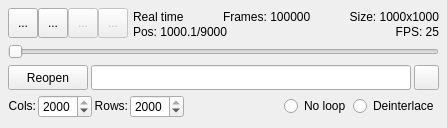
<?xml version="1.0" encoding="UTF-8"?>
<ui version="4.0">
 <author>Copyright (C) 2007, 2008, 2009, 2010, 2011, 2012. PARP Research Group. University of Murcia, Spain.</author>
 <class>QVVideoReaderBlockWidget</class>
 <widget class="QWidget" name="QVVideoReaderBlockWidget">
  <property name="geometry">
   <rect>
    <x>0</x>
    <y>0</y>
    <width>447</width>
    <height>128</height>
   </rect>
  </property>
  <property name="sizePolicy">
   <sizepolicy hsizetype="Preferred" vsizetype="Fixed">
    <horstretch>0</horstretch>
    <verstretch>0</verstretch>
   </sizepolicy>
  </property>
  <property name="minimumSize">
   <size>
    <width>0</width>
    <height>0</height>
   </size>
  </property>
  <property name="maximumSize">
   <size>
    <width>16777215</width>
    <height>128</height>
   </size>
  </property>
  <property name="windowTitle">
   <string>Camera control</string>
  </property>
  <layout class="QHBoxLayout" name="horizontalLayout_3">
   <property name="spacing">
    <number>2</number>
   </property>
   <property name="leftMargin">
    <number>8</number>
   </property>
   <property name="topMargin">
    <number>6</number>
   </property>
   <property name="rightMargin">
    <number>8</number>
   </property>
   <property name="bottomMargin">
    <number>6</number>
   </property>
   <item>
    <layout class="QVBoxLayout" name="verticalLayout">
     <property name="spacing">
      <number>3</number>
     </property>
     <item>
      <layout class="QHBoxLayout" name="horizontalLayout_2">
       <item>
        <layout class="QHBoxLayout" name="horizontalLayout_7">
         <property name="spacing">
          <number>0</number>
         </property>
         <property name="sizeConstraint">
          <enum>QLayout::SetMinimumSize</enum>
         </property>
         <item>
          <widget class="QToolButton" name="stop_button">
           <property name="sizePolicy">
            <sizepolicy hsizetype="Fixed" vsizetype="Fixed">
             <horstretch>0</horstretch>
             <verstretch>0</verstretch>
            </sizepolicy>
           </property>
           <property name="minimumSize">
            <size>
             <width>30</width>
             <height>30</height>
            </size>
           </property>
           <property name="maximumSize">
            <size>
             <width>30</width>
             <height>30</height>
            </size>
           </property>
           <property name="text">
            <string>...</string>
           </property>
           <property name="icon">
            <iconset resource="../resources/qvision.qrc">
             <normaloff>:/images/player_stop.png</normaloff>:/images/player_stop.png</iconset>
           </property>
          </widget>
         </item>
         <item>
          <widget class="QToolButton" name="pause_button">
           <property name="sizePolicy">
            <sizepolicy hsizetype="Fixed" vsizetype="Fixed">
             <horstretch>0</horstretch>
             <verstretch>0</verstretch>
            </sizepolicy>
           </property>
           <property name="minimumSize">
            <size>
             <width>30</width>
             <height>30</height>
            </size>
           </property>
           <property name="maximumSize">
            <size>
             <width>30</width>
             <height>30</height>
            </size>
           </property>
           <property name="text">
            <string>...</string>
           </property>
           <property name="icon">
            <iconset resource="../resources/qvision.qrc">
             <normaloff>:/images/player_pause.png</normaloff>:/images/player_pause.png</iconset>
           </property>
          </widget>
         </item>
         <item>
          <widget class="QToolButton" name="play_button">
           <property name="enabled">
            <bool>false</bool>
           </property>
           <property name="sizePolicy">
            <sizepolicy hsizetype="Fixed" vsizetype="Fixed">
             <horstretch>0</horstretch>
             <verstretch>0</verstretch>
            </sizepolicy>
           </property>
           <property name="minimumSize">
            <size>
             <width>30</width>
             <height>30</height>
            </size>
           </property>
           <property name="maximumSize">
            <size>
             <width>30</width>
             <height>30</height>
            </size>
           </property>
           <property name="text">
            <string>...</string>
           </property>
           <property name="icon">
            <iconset resource="../resources/qvision.qrc">
             <normaloff>:/images/player_play.png</normaloff>:/images/player_play.png</iconset>
           </property>
          </widget>
         </item>
         <item>
          <widget class="QToolButton" name="next_button">
           <property name="enabled">
            <bool>false</bool>
           </property>
           <property name="sizePolicy">
            <sizepolicy hsizetype="Fixed" vsizetype="Fixed">
             <horstretch>0</horstretch>
             <verstretch>0</verstretch>
            </sizepolicy>
           </property>
           <property name="minimumSize">
            <size>
             <width>30</width>
             <height>30</height>
            </size>
           </property>
           <property name="maximumSize">
            <size>
             <width>30</width>
             <height>30</height>
            </size>
           </property>
           <property name="text">
            <string>...</string>
           </property>
           <property name="icon">
            <iconset resource="../resources/qvision.qrc">
             <normaloff>:/images/player_end.png</normaloff>:/images/player_end.png</iconset>
           </property>
           <property name="iconSize">
            <size>
             <width>16</width>
             <height>16</height>
            </size>
           </property>
          </widget>
         </item>
         <item>
          <spacer name="horizontalSpacer">
           <property name="orientation">
            <enum>Qt::Horizontal</enum>
           </property>
           <property name="sizeType">
            <enum>QSizePolicy::Minimum</enum>
           </property>
           <property name="sizeHint" stdset="0">
            <size>
             <width>5</width>
             <height>20</height>
            </size>
           </property>
          </spacer>
         </item>
         <item>
          <widget class="QWidget" name="widget" native="true">
           <property name="sizePolicy">
            <sizepolicy hsizetype="Preferred" vsizetype="Fixed">
             <horstretch>0</horstretch>
             <verstretch>0</verstretch>
            </sizepolicy>
           </property>
           <property name="maximumSize">
            <size>
             <width>16777215</width>
             <height>31</height>
            </size>
           </property>
           <layout class="QVBoxLayout" name="verticalLayout_2">
            <property name="spacing">
             <number>0</number>
            </property>
            <property name="margin">
             <number>0</number>
            </property>
            <item>
             <layout class="QGridLayout" name="gridLayout">
              <property name="sizeConstraint">
               <enum>QLayout::SetFixedSize</enum>
              </property>
              <property name="verticalSpacing">
               <number>0</number>
              </property>
              <item row="2" column="1" colspan="4">
               <widget class="QLabel" name="pos_label">
                <property name="sizePolicy">
                 <sizepolicy hsizetype="Preferred" vsizetype="Fixed">
                  <horstretch>0</horstretch>
                  <verstretch>0</verstretch>
                 </sizepolicy>
                </property>
                <property name="maximumSize">
                 <size>
                  <width>16777215</width>
                  <height>20</height>
                 </size>
                </property>
                <property name="text">
                 <string>Pos: 1000.1/9000</string>
                </property>
               </widget>
              </item>
              <item row="2" column="6">
               <widget class="QLabel" name="fps_label">
                <property name="sizePolicy">
                 <sizepolicy hsizetype="Preferred" vsizetype="Fixed">
                  <horstretch>0</horstretch>
                  <verstretch>0</verstretch>
                 </sizepolicy>
                </property>
                <property name="maximumSize">
                 <size>
                  <width>16777215</width>
                  <height>20</height>
                 </size>
                </property>
                <property name="text">
                 <string>FPS: 25</string>
                </property>
                <property name="alignment">
                 <set>Qt::AlignRight|Qt::AlignTrailing|Qt::AlignVCenter</set>
                </property>
               </widget>
              </item>
              <item row="1" column="6">
               <widget class="QLabel" name="size_label">
                <property name="sizePolicy">
                 <sizepolicy hsizetype="Preferred" vsizetype="Fixed">
                  <horstretch>0</horstretch>
                  <verstretch>0</verstretch>
                 </sizepolicy>
                </property>
                <property name="maximumSize">
                 <size>
                  <width>16777215</width>
                  <height>20</height>
                 </size>
                </property>
                <property name="text">
                 <string>Size: 1000x1000</string>
                </property>
                <property name="alignment">
                 <set>Qt::AlignRight|Qt::AlignTrailing|Qt::AlignVCenter</set>
                </property>
               </widget>
              </item>
              <item row="1" column="5">
               <spacer name="horizontalSpacer_4">
                <property name="orientation">
                 <enum>Qt::Horizontal</enum>
                </property>
                <property name="sizeHint" stdset="0">
                 <size>
                  <width>5</width>
                  <height>20</height>
                 </size>
                </property>
               </spacer>
              </item>
              <item row="1" column="3">
               <spacer name="horizontalSpacer_2">
                <property name="orientation">
                 <enum>Qt::Horizontal</enum>
                </property>
                <property name="sizeHint" stdset="0">
                 <size>
                  <width>5</width>
                  <height>20</height>
                 </size>
                </property>
               </spacer>
              </item>
              <item row="1" column="2">
               <widget class="QLabel" name="real_time_label">
                <property name="text">
                 <string>Real time</string>
                </property>
               </widget>
              </item>
              <item row="1" column="4">
               <widget class="QLabel" name="frames_label">
                <property name="sizePolicy">
                 <sizepolicy hsizetype="Preferred" vsizetype="Fixed">
                  <horstretch>0</horstretch>
                  <verstretch>0</verstretch>
                 </sizepolicy>
                </property>
                <property name="maximumSize">
                 <size>
                  <width>16777215</width>
                  <height>20</height>
                 </size>
                </property>
                <property name="text">
                 <string>Frames: 100000</string>
                </property>
               </widget>
              </item>
             </layout>
            </item>
           </layout>
          </widget>
         </item>
        </layout>
       </item>
      </layout>
     </item>
     <item>
      <widget class="QSlider" name="seek_slider">
       <property name="enabled">
        <bool>false</bool>
       </property>
       <property name="maximumSize">
        <size>
         <width>16777215</width>
         <height>16</height>
        </size>
       </property>
       <property name="maximum">
        <number>1000</number>
       </property>
       <property name="singleStep">
        <number>1</number>
       </property>
       <property name="pageStep">
        <number>10</number>
       </property>
       <property name="orientation">
        <enum>Qt::Horizontal</enum>
       </property>
      </widget>
     </item>
     <item>
      <layout class="QHBoxLayout" name="horizontalLayout_4">
       <item>
        <widget class="QPushButton" name="reopen_button">
         <property name="sizePolicy">
          <sizepolicy hsizetype="Preferred" vsizetype="Fixed">
           <horstretch>0</horstretch>
           <verstretch>0</verstretch>
          </sizepolicy>
         </property>
         <property name="maximumSize">
          <size>
           <width>16777215</width>
           <height>25</height>
          </size>
         </property>
         <property name="text">
          <string>Reopen</string>
         </property>
        </widget>
       </item>
       <item>
        <widget class="QLineEdit" name="url_line_edit">
         <property name="sizePolicy">
          <sizepolicy hsizetype="Expanding" vsizetype="Fixed">
           <horstretch>0</horstretch>
           <verstretch>0</verstretch>
          </sizepolicy>
         </property>
         <property name="maximumSize">
          <size>
           <width>16777215</width>
           <height>25</height>
          </size>
         </property>
         <property name="text">
          <string/>
         </property>
        </widget>
       </item>
       <item>
        <widget class="QToolButton" name="file_open_button">
         <property name="sizePolicy">
          <sizepolicy hsizetype="Fixed" vsizetype="Fixed">
           <horstretch>0</horstretch>
           <verstretch>0</verstretch>
          </sizepolicy>
         </property>
         <property name="minimumSize">
          <size>
           <width>25</width>
           <height>25</height>
          </size>
         </property>
         <property name="maximumSize">
          <size>
           <width>25</width>
           <height>25</height>
          </size>
         </property>
         <property name="text">
          <string/>
         </property>
         <property name="icon">
          <iconset resource="../resources/qvision.qrc">
           <normaloff>:/images/fileopen.png</normaloff>:/images/fileopen.png</iconset>
         </property>
        </widget>
       </item>
      </layout>
     </item>
     <item>
      <layout class="QHBoxLayout" name="horizontalLayout">
       <property name="spacing">
        <number>2</number>
       </property>
       <item>
        <widget class="QLabel" name="label_2">
         <property name="sizePolicy">
          <sizepolicy hsizetype="Preferred" vsizetype="Fixed">
           <horstretch>0</horstretch>
           <verstretch>0</verstretch>
          </sizepolicy>
         </property>
         <property name="text">
          <string>Cols:</string>
         </property>
         <property name="alignment">
          <set>Qt::AlignRight|Qt::AlignTrailing|Qt::AlignVCenter</set>
         </property>
        </widget>
       </item>
       <item>
        <widget class="QSpinBox" name="spinbox_cols">
         <property name="minimum">
          <number>0</number>
         </property>
         <property name="maximum">
          <number>2000</number>
         </property>
         <property name="value">
          <number>2000</number>
         </property>
        </widget>
       </item>
       <item>
        <widget class="QLabel" name="label">
         <property name="sizePolicy">
          <sizepolicy hsizetype="Preferred" vsizetype="Fixed">
           <horstretch>0</horstretch>
           <verstretch>0</verstretch>
          </sizepolicy>
         </property>
         <property name="text">
          <string>Rows:</string>
         </property>
         <property name="alignment">
          <set>Qt::AlignRight|Qt::AlignTrailing|Qt::AlignVCenter</set>
         </property>
        </widget>
       </item>
       <item>
        <widget class="QSpinBox" name="spinbox_rows">
         <property name="minimum">
          <number>0</number>
         </property>
         <property name="maximum">
          <number>2000</number>
         </property>
         <property name="singleStep">
          <number>1</number>
         </property>
         <property name="value">
          <number>2000</number>
         </property>
        </widget>
       </item>
       <item>
        <spacer name="horizontalSpacer_3">
         <property name="orientation">
          <enum>Qt::Horizontal</enum>
         </property>
         <property name="sizeHint" stdset="0">
          <size>
           <width>40</width>
           <height>20</height>
          </size>
         </property>
        </spacer>
       </item>
       <item>
        <widget class="QRadioButton" name="noloop_button">
         <property name="text">
          <string>No loop</string>
         </property>
         <property name="autoExclusive">
          <bool>false</bool>
         </property>
        </widget>
       </item>
       <item>
        <widget class="QRadioButton" name="deinterlaced_button">
         <property name="text">
          <string>Deinterlace</string>
         </property>
         <property name="autoExclusive">
          <bool>false</bool>
         </property>
        </widget>
       </item>
      </layout>
     </item>
    </layout>
   </item>
  </layout>
 </widget>
 <tabstops>
  <tabstop>stop_button</tabstop>
  <tabstop>pause_button</tabstop>
  <tabstop>play_button</tabstop>
  <tabstop>next_button</tabstop>
  <tabstop>seek_slider</tabstop>
  <tabstop>reopen_button</tabstop>
  <tabstop>spinbox_cols</tabstop>
  <tabstop>spinbox_rows</tabstop>
  <tabstop>noloop_button</tabstop>
  <tabstop>deinterlaced_button</tabstop>
 </tabstops>
 <resources>
  <include location="../resources/qvision.qrc"/>
 </resources>
 <connections/>
</ui>
